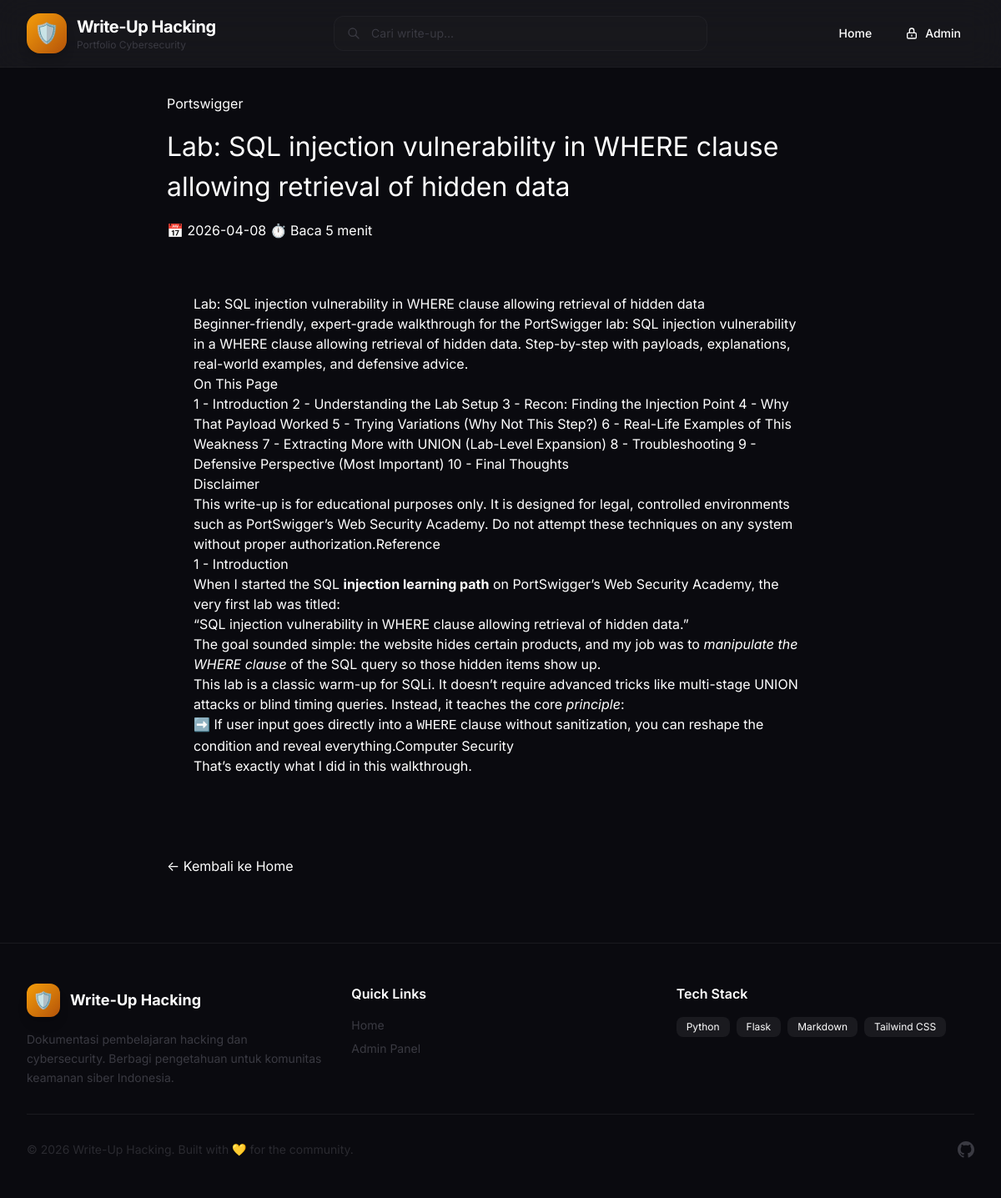
Page /w/lab-sql-injection-vulnerability-in-where-clause-allowing-retrieval-of-hidden-data on the committed database.
### tables this page shows
CREATE TABLE categories (
    id INTEGER PRIMARY KEY AUTOINCREMENT,
    name TEXT NOT NULL UNIQUE,
    slug TEXT NOT NULL UNIQUE,
    created_at DATETIME DEFAULT CURRENT_TIMESTAMP
);

CREATE TABLE writeups (
    id INTEGER PRIMARY KEY AUTOINCREMENT,
    title TEXT NOT NULL,
    slug TEXT NOT NULL UNIQUE,
    content_md TEXT NOT NULL,
    is_published BOOLEAN NOT NULL DEFAULT 0,
    created_at DATETIME DEFAULT CURRENT_TIMESTAMP
);

### app.py (the view)
@app.route('/w/<slug>')
def writeup_detail(slug):
    db = get_db()
    wu = db.execute('SELECT * FROM writeups WHERE slug=? AND is_published=1', (slug,)).fetchone()
    if not wu:
        abort(404)
    cats = db.execute("""
        SELECT c.name FROM categories c JOIN writeup_categories wc ON c.id = wc.category_id
        WHERE wc.writeup_id=?
    """, (wu['id'],)).fetchall()
    html = markdown.markdown(wu['content_md'], extensions=['fenced_code', 'codehilite'])
    return render_template('writeup.html', writeup=wu, categories=[c['name'] for c in cats], html_content=html)

### app.py (called while the page is built)
def get_db():
    if 'db' not in g:
        g.db = sqlite3.connect(app.config['DATABASE'])
        g.db.row_factory = sqlite3.Row
        g.db.execute("PRAGMA foreign_keys = ON;")
    return g.db

### templates/writeup.html (shortened to what this page needs)
{% extends "base.html" %}
{% block content %}
<article style="max-width: 800px; margin: 0 auto;">
  <header style="margin-bottom: 2rem;">
    <div class="flex gap-2" style="margin-bottom: 1rem;">
      {% for cat in categories %}
        <span class="badge">{{ cat }}</span>
      {% endfor %}
    </div>
    <h1 style="font-size: 2rem; margin-bottom: 1rem;">{{ writeup.title }}</h1>
    <div class="article-meta" style="color: var(--text-secondary);">
      <span>📅 {{ writeup.created_at[:10] }}</span>
      <span>⏱️ Baca 5 menit</span>
    </div>
  </header>
  <div class="article-content" style="background: var(--bg-secondary); padding: 2rem; border-radius: 16px; border: 1px solid var(--border);">
    {{ html_content|safe }}
  </div>
  <div style="margin-top: 2rem; padding-top: 2rem; border-top: 1px solid var(--border);">
    <a href="{{ url_for('index') }}" class="btn btn-secondary">← Kembali ke Home</a>
  </div>
</article>
{% endblock %}

### templates/base.html (style rules this page uses)
* { -webkit-font-smoothing: antialiased; -moz-osx-font-smoothing: grayscale; }
html { scroll-behavior: smooth; }
body { font-feature-settings: 'cv02', 'cv03', 'cv04', 'cv11'; }
.article-content h1, .article-content h2, .article-content h3 { scroll-margin-top: 100px; }

### rows in the picture
categories: name "Portswigger"
writeups: title "Lab: SQL injection vulnerability in WHERE clause allowing retrieval of hidden data", created_at "2026-04-08", title "Lab: SQL injection vulnerability in WHERE clause allowing retrieval of hidden data Beginner-friendly, expert-grade walkthrough for the PortSwigger lab: SQL injection vulnerability in a WHERE clause allowing retrieval of hidden data. Step-by-step with payloads, explanations, real-world examples, and defensive advice. On This Page 1 - Introduction 2 - Understanding the Lab Setup 3 - Recon: Finding the Injection Point 4 - Why That Payload Worked 5 - Trying Variations (Why Not This Step?) 6 - Real-Life Examples of This Weakness 7 - Extracting More with UNION (Lab-Level Expansion) 8 - Troubleshooting 9 - Defensive Perspective (Most Important) 10 - Final Thoughts Disclaimer This write-up is for…"
